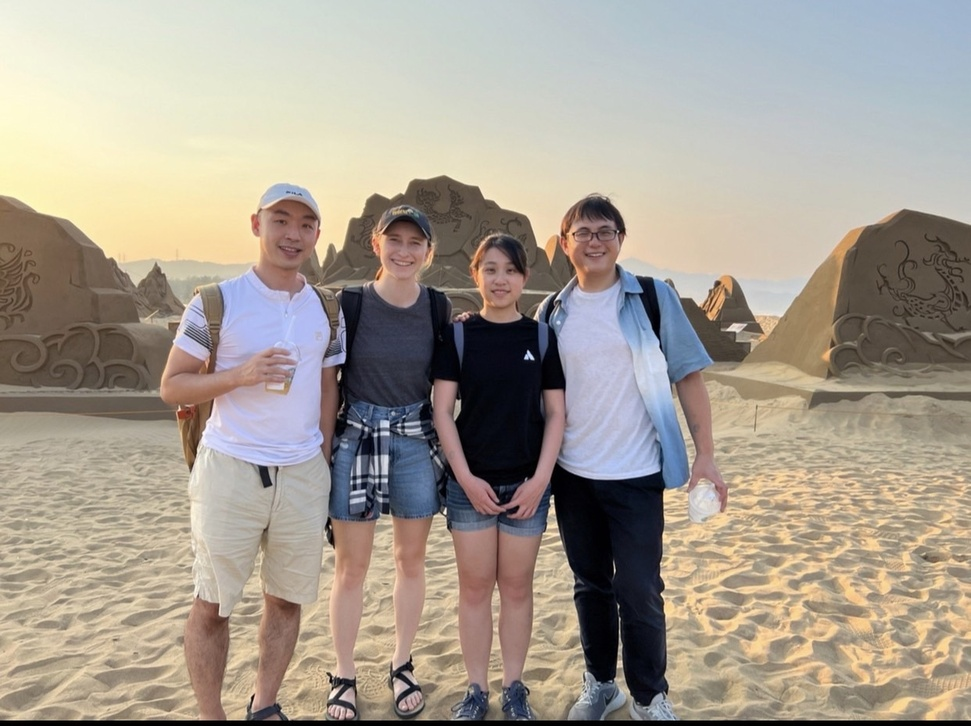
#> input picture opencv-3-drawing/beach_day.jpg, 971 x 726 px, shrunk from 1242 x 929 before the run
$ python filtering.py --image ../opencv-3-drawing/beach_day.jpg
#> lines starting #> are read from the running program, lines starting #| are printed output that depends on the picture
import numpy as np
import argparse
import cv2

ap = argparse.ArgumentParser()
ap.add_argument("-i", "--image", type=str, default="kissing.jpeg", help="path to image")
args = vars(ap.parse_args())

image = cv2.imread(args["image"]) # images are numpy arrays stored as unsigned 8-bit integers (uint8)
#> image is the input picture: shape (726, 971, 3); mean B, G, R 145.7, 157.6, 166.5
# the range of legal values for 8-bit integers is from 0 - 255.
# opencv and numpy have different methods of handling values that go beyond or below these bounds:
# OpenCV: the value will cap at 0 and 255.
# numpy: the value will "wrap around" (modulus operation will be taken)
cv2.imshow("Original", image)
added = cv2.add(np.uint8([200]), np.uint8([100]))
subtracted = cv2.subtract(np.uint8([100]), np.uint8([200]))
print(f"cv2 max: {added}")
print(f"cv2 min: {subtracted}")

added = np.uint8([200]) + np.uint8([100])
subtracted = np.uint8([100]) - np.uint8([200])
print(f"numpy max: {added}")
print(f"numpy min: {subtracted}")

filter = np.ones(image.shape, dtype="uint8") * 100
filtered_image = image + filter
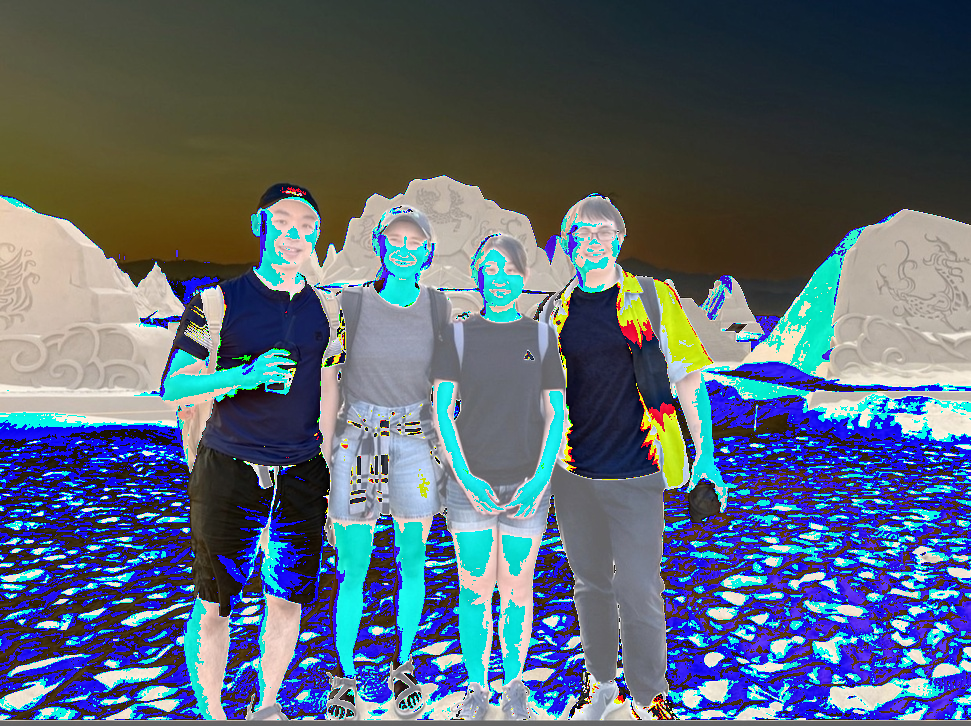
#> filtered_image: shape (726, 971, 3); mean B, G, R 119.2, 101.6, 87.7
cv2.imshow("filtered image (numpy add)", filtered_image)

filter = np.ones(image.shape, dtype="uint8") * 100
filtered_image = image - filter
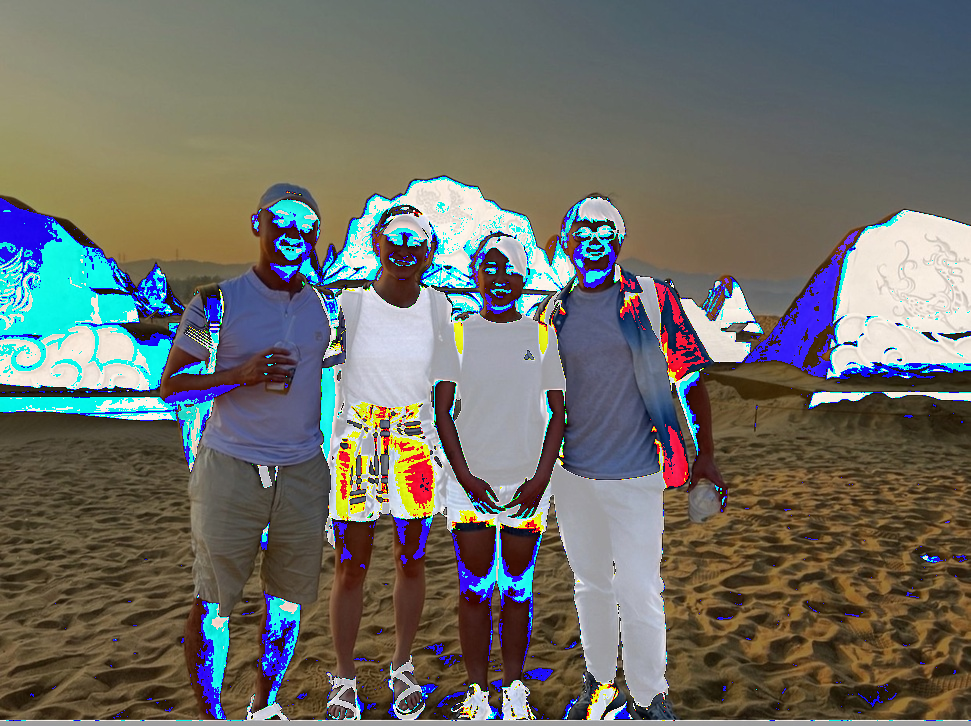
#> filtered_image: shape (726, 971, 3); mean B, G, R 103.6, 109.6, 109.6
cv2.imshow("filtered image (numpy subtract)", filtered_image)

filter = np.ones(image.shape, dtype="uint8") * 100
filtered_image = cv2.add(image, filter)
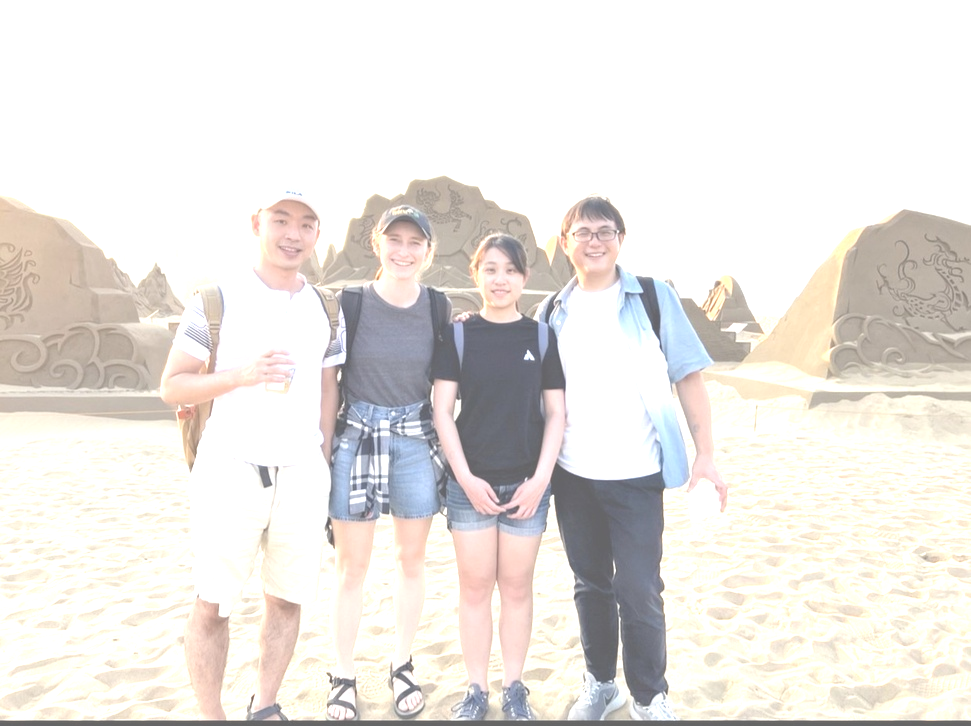
#> filtered_image: shape (726, 971, 3); mean B, G, R 226.3, 230.4, 234.3
cv2.imshow("filtered image (opencv add)", filtered_image)

filter = np.ones(image.shape, dtype="uint8") * 100
filtered_image = cv2.subtract(image, filter)
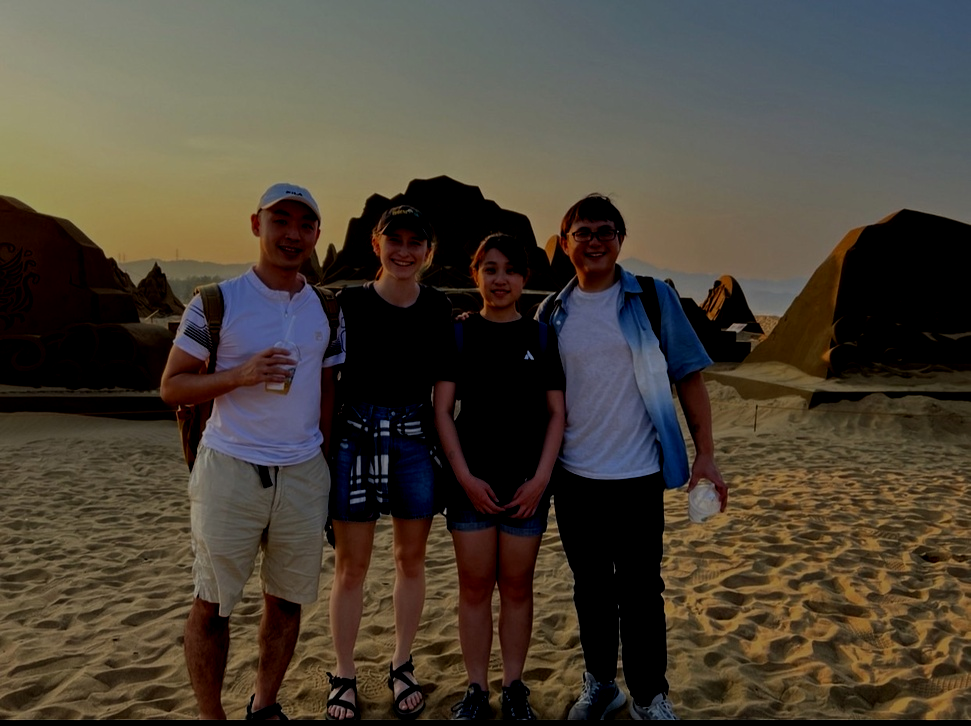
#> filtered_image: shape (726, 971, 3); mean B, G, R 55.2, 66.6, 74.7
cv2.imshow("filtered image (opencv subtract)", filtered_image)
cv2.waitKey(0)
